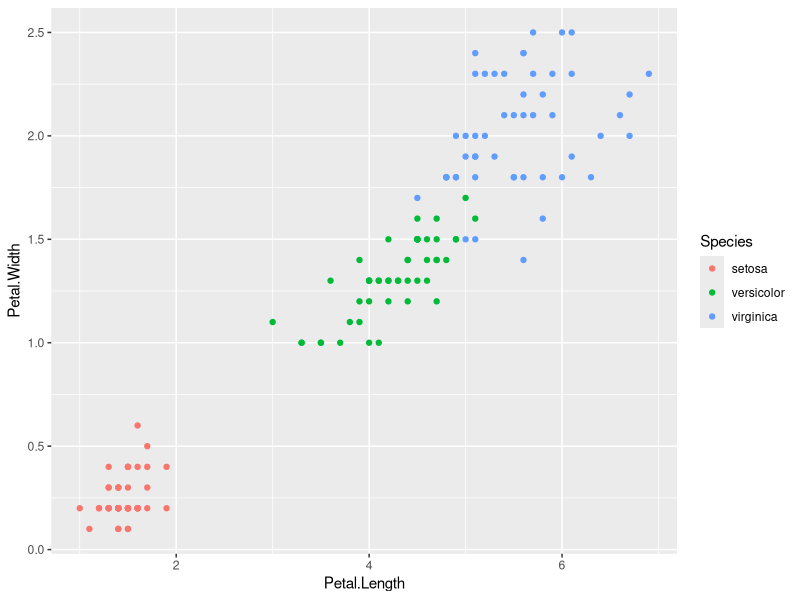

Recreate this plot in R.
## ---- chunk 1
library(ggplot2)

ggplot(iris, aes(Petal.Length, Petal.Width, colour = Species)) + geom_point()

